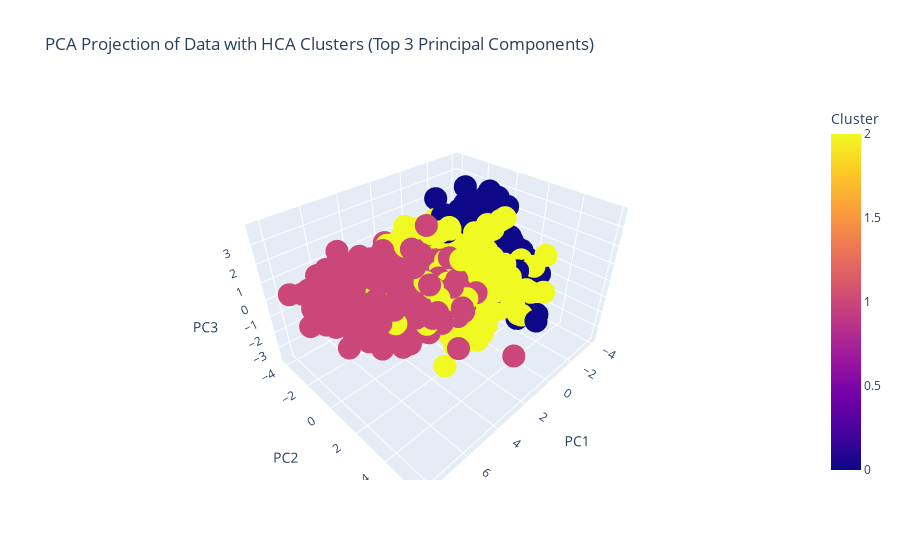

Write notebook code for a chart like this one.
### Code cell
# Adding cluster labels to the DataFrame
pca_df['Cluster'] = y_hc

# Ploting the top 3 principal components with different colors for each HCA cluster using Plotly
fig = px.scatter_3d(pca_df, x=pca_df.columns[0], y=pca_df.columns[1], z=pca_df.columns[2],
                    color='Cluster', title='PCA Projection of Data with HCA Clusters (Top 3 Principal Components)')

# Showing the plot
fig.show()

### Figure 1 — Plotly figure (JSON) as saved in the notebook; plotly's stock layout.template omitted (floating-point values rounded to 4 significant figures; data arrays with more than 128 entries replaced by an {"elided": "..."} marker saying what was removed)
{"data": [{"hovertemplate": "PC1=%{x}<br>PC2=%{y}<br>PC3=%{z}<br>Cluster=%{marker.color}<extra></extra>", "legendgroup": "", "marker": {"color": {"elided": "1751 int values"}, "coloraxis": "coloraxis", "symbol": "circle"}, "mode": "markers", "name": "", "scene": "scene", "showlegend": false, "type": "scatter3d", "x": {"elided": "1751 float values"}, "y": {"elided": "1751 float values"}, "z": {"elided": "1751 float values"}}], "layout": {"coloraxis": {"colorbar": {"title": {"text": "Cluster"}}, "colorscale": [[0, "#0d0887"], [0.1111, "#46039f"], [0.2222, "#7201a8"], [0.3333, "#9c179e"], [0.4444, "#bd3786"], [0.5556, "#d8576b"], [0.6667, "#ed7953"], [0.7778, "#fb9f3a"], [0.8889, "#fdca26"], [1, "#f0f921"]]}, "legend": {"tracegroupgap": 0}, "scene": {"domain": {"x": [0, 1], "y": [0, 1]}, "xaxis": {"title": {"text": "PC1"}}, "yaxis": {"title": {"text": "PC2"}}, "zaxis": {"title": {"text": "PC3"}}}, "title": {"text": "PCA Projection of Data with HCA Clusters (Top 3 Principal Components)"}}}
